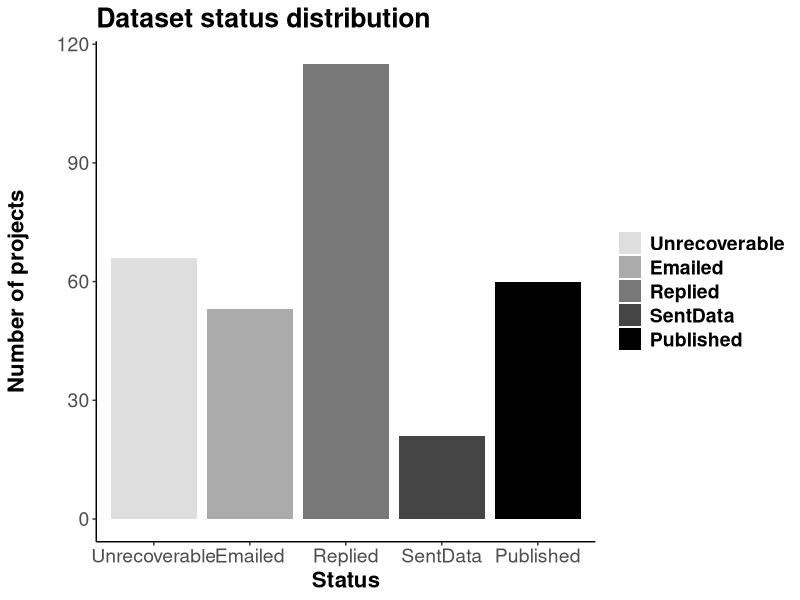

Reproduce this figure in R. (Note: this script raises an error after producing the figure.)
## ---- chunk 1

library(knitr)
library(dplyr)
library(readr)
library(ggplot2)
library(reshape2)
library(grid)
library(gridExtra)
library(gtable)
library(cowplot)

rslt=read.csv('data/archResRevised2.csv',header=T,stringsAsFactors=F)
rslt[rslt$Status=='published','Status']<-'Published'

rslt$succ=ifelse(rslt$Status %in% c('Published','SentData','Revised'),0,1)
rslt$statSucc=ifelse(rslt$Status %in% c('Published','SentData','Revised'),1,2) # 1 = success, 2 = not successful

agDes=read.csv('data/ecoInfoAgencyDesig.csv',header=T,stringsAsFactors=T,col.names=c('agency','agGrp','agSubGrp'))
agDes$agGrp=gsub('nonProf','private',agDes$agGrp)

rslt2=merge(rslt,agDes,all.x=T)
rslt2=rslt2 %>%
  filter(!end>2010) 
## ---- chunk 2

overall=table(rslt2$Status)
overallLong=melt(overall)
colnames(overallLong)=c('Status','nDatasets')
overall2=overallLong %>%
  mutate(prop=nDatasets/sum(nDatasets))

possible=overallLong %>%
  filter(!Status=='Unrecoverable') %>%
  mutate(prop=nDatasets/sum(nDatasets))

statusOrd=c('Unrecoverable','Emailed','Replied','SentData','Revised','Published')
#rslt2$Status=as.factor(rslt2$Status,levels=statusOrd,ordered=T)
statGrey=c('Unrecoverable'='gray87',
             'Emailed'='gray67',
             'Replied'='gray47',
             'SentData'='gray27',
             'Revised'='grey7',
             'Published'='black')

statPlot=ggplot()+
  geom_bar(data=rslt2,
                 aes(x=factor(Status,levels=statusOrd,ordered=T),fill=Status))+
  scale_fill_manual(labels=statusOrd,breaks=statusOrd,values=statGrey)+
  theme(legend.title=element_blank())+
  theme(panel.grid.major = element_blank(),
        panel.grid.minor = element_blank(),
        panel.border = element_blank(),
        panel.background = element_blank())+
  #theme(axis.text.x = element_text(angle=90))+
  xlab('Status')+
  ylab('Number of projects\n')+
  ggtitle('Dataset status distribution')+
  theme(axis.text=element_text(size=14),
        title=element_text(size=16,face="bold"),
        legend.text = element_text(size = 14, face = "bold"))+
  theme(axis.line.x = element_line(color="black"),
        axis.line.y = element_line(color="black"))

statPlot

## ---- chunk 3

catYN=as.data.frame(table(rslt2$dataType,rslt2$succ))
colnames(catYN)=c('category','succ','nDatasets')

broadSpl=strsplit(as.character(catYN$category),'-')
catYN$broad=sapply(broadSpl,function(x) x[1])
bioSub=sapply(broadSpl,function(x) x[2])

bioYN=catYN %>%
  filter(broad=='biological') %>%
  mutate(subCat=na.omit(bioSub)) %>%
  group_by(category) %>%
  mutate(grpTots=sum(nDatasets)) %>%
  mutate(prop=nDatasets/grpTots)

bioYN$subCat=factor(bioYN$subCat,levels=c("habitat",'plankton','benthicInverts','fish','birds','mammals'))

##### general fields (biology grouped)

sums=bioYN %>%
  group_by(succ) %>%
  summarise(nDatasets=sum(nDatasets)) %>%
  mutate(category='biological') %>%
  select(category,succ,nDatasets)

broadDf=catYN %>%
  filter(!broad=='biological') %>%
  group_by(broad) %>%
  mutate(grpTots=sum(nDatasets)) %>%
  mutate(prop=nDatasets/grpTots)
  
broadDf$category<-factor(broadDf$category,levels=c('physical',"biological",'social',"oil",'modeling'))
broadDf[9:10,]<-sums
broadDf[9:10,'prop'] <- c(broadDf$nDatasets[9]/sum(sums$nDatasets),broadDf$nDatasets[10]/sum(sums$nDatasets))
broadDf[9:10,'grpTots'] <- sum(sums$nDatasets)

broadNds=ggplot(broadDf[broadDf$succ==0,],aes(x=category,y=grpTots))+
  geom_bar(stat = "identity",fill="grey")+
  theme(axis.line=element_line('black'),
        panel.grid.major = element_blank(),
        panel.grid.minor = element_blank(),
        panel.border = element_blank(),
        panel.background = element_blank())+
  theme(axis.text.x = element_blank(),
        axis.title.x = element_blank())+
  ggtitle('General fields')+
  ylab('Number of projects\n')+
  theme(axis.text=element_text(size=14),
        title=element_text(size=16,face="bold"))+
  theme(axis.line.x = element_line(color="black"),
        axis.line.y = element_line(color="black"))
  
broadPerc=ggplot(broadDf[broadDf$succ==0,],aes(x=category,y=(prop*100)))+
  geom_bar(stat = "identity",fill="black")+
  scale_x_discrete(labels=c('physical',"biological",'social',"oil",'modeling'))+
  theme(axis.line=element_line('black'),
        panel.grid.major = element_blank(),
        panel.grid.minor = element_blank(),
        panel.border = element_blank(),
        panel.background = element_blank(),
        axis.text.x = element_text(angle=90))+
  xlab('Field')+
  ylab('% successful\n')+
  ylim(0,63)+
  theme(axis.text=element_text(size=14),
        title=element_text(size=16,face="bold"))+
  theme(axis.line.x = element_line(color="black"),
        axis.line.y = element_line(color="black"))+
  annotate("text", x = 1, y=broadDf$prop[[3]]*100+2, label = as.character(broadDf[broadDf$category=="physical" & broadDf$succ==0,"grpTots"]))+
  annotate("text", x = 2, y=broadDf$prop[[9]]*100+2, label = as.character(broadDf[broadDf$category=="biological" & broadDf$succ==0,"grpTots"]))+
  annotate("text", x = 3, y=broadDf$prop[[4]]*100+2, label = as.character(broadDf[broadDf$category=="social" & broadDf$succ==0,"grpTots"]))+
  annotate("text", x = 4, y=broadDf$prop[[2]]*100+2, label = as.character(broadDf[broadDf$category=="oil" & broadDf$succ==0,"grpTots"]))+
  annotate("text", x = 5, y=broadDf$prop[[1]]*100+2, label = as.character(broadDf[broadDf$category=="modeling" & broadDf$succ==0,"grpTots"]))

#biology fields

bioPerc=ggplot(bioYN[bioYN$succ==0,],aes(x=subCat,y=(prop*100)))+
  geom_bar(stat = "identity",fill="black")+
  scale_x_discrete(labels=c("habitat","plankton","inverts","fish","birds","mammals"))+
  theme(axis.line=element_line('black'),
        panel.grid.major = element_blank(),
        panel.grid.minor = element_blank(),
        panel.border = element_blank(),
        panel.background = element_blank())+
  theme(axis.text.x = element_text(angle=90),
        axis.title.y = element_blank())+
  ylim(0,63)+
  xlab('Bio Field')+
  #ylab('% successful')+
  theme(axis.text=element_text(size=14),
        title=element_text(size=16,face="bold"))+
  theme(axis.line.x = element_line(color="black"),
        axis.line.y = element_line(color="black"))+
  annotate("text", x = 1, y=bioYN$prop[[4]]*100+3, label = as.character(bioYN[bioYN$category=="biological-habitat" & bioYN$succ==0,"grpTots"]))+
  annotate("text", x = 2, y=bioYN$prop[[6]]*100+3, label = as.character(bioYN[bioYN$category=="biological-plankton" & bioYN$succ==0,"grpTots"]))+
  annotate("text", x = 3, y=bioYN$prop[[1]]*100+3, label = as.character(bioYN[bioYN$category=="biological-benthicInverts" & bioYN$succ==0,"grpTots"]))+
  annotate("text", x = 4, y=bioYN$prop[[3]]*100+3, label = as.character(bioYN[bioYN$category=="biological-fish" & bioYN$succ==0,"grpTots"]))+
  annotate("text", x = 5, y=bioYN$prop[[2]]*100+3, label = as.character(bioYN[bioYN$category=="biological-birds" & bioYN$succ==0,"grpTots"]))+
  annotate("text", x = 6, y=bioYN$prop[[5]]*100+3, label = as.character(bioYN[bioYN$category=="biological-mammals" & bioYN$succ==0,"grpTots"]))

bioNds=ggplot(bioYN[bioYN$succ==0,],aes(x=subCat,y=grpTots))+
  geom_bar(stat = "identity",fill="grey")+
  theme(axis.line=element_line('black'),
        panel.grid.major = element_blank(),
        panel.grid.minor = element_blank(),
        panel.border = element_blank(),
        panel.background = element_blank())+
  theme(axis.text.x = element_blank(),
        axis.title = element_blank())+
  #ylim=c(0,300)+
  ggtitle('Biology sub-fields')+
  ylab('Number of projects\n')+
  theme(axis.text=element_text(size=14),
        title=element_text(size=16,face="bold"))+
  theme(axis.line.x = element_line(color="black"),
        axis.line.y = element_line(color="black"))

# grid.arrange(broadNds,bioNds,broadPerc,bioPerc, ncol = 2,heights=c(1,1.5))

plot_grid(broadNds,bioNds,broadPerc,bioPerc, ncol = 2, rel_heights=c(0.5,1),align="v")

## ---- chunk 4
secSubYN=as.data.frame(table(rslt2$agSubGrp,rslt2$succ))
colnames(secSubYN)=c('subSector','succ','nDatasets')

secSubYN2=secSubYN %>%
  group_by(subSector) %>%
  mutate(grpTots=sum(nDatasets)) %>%
  mutate(prop=nDatasets/grpTots)
secSubYN2$subSector=factor(secSubYN2$subSector,levels=c("gov_fed","gov_state","academia","nonProf","private","tribe"),ordered = T)

subSecNds=ggplot(secSubYN2,aes(x=subSector,y=nDatasets))+
  geom_bar(stat = "identity",fill="grey")+
  theme(axis.line=element_line('black'),
        panel.grid.major = element_blank(),
        panel.grid.minor = element_blank(),
        panel.border = element_blank(),
        panel.background = element_blank())+
  theme(axis.text.x = element_blank(),
        axis.title.x = element_blank())+
  ylab('Number of projects\n')+
  theme(axis.text=element_text(size=14),
        title=element_text(size=16,face="bold"))+
  theme(axis.line.x = element_line(color="black"),
        axis.line.y = element_line(color="black"))

subSecPerc=ggplot(secSubYN2[secSubYN2$succ==0,],aes(x=subSector,y=as.numeric(prop*100)))+
  geom_bar(stat = "identity",fill="black")+
  scale_x_discrete(breaks=levels(secSubYN2$subSector),
                   labels=c("Gov - fed","Gov - State","academia","non-profit","for-profit","AK native"))+
  theme(axis.line=element_line('black'),
        panel.grid.major = element_blank(),
        panel.grid.minor = element_blank(),
        panel.border = element_blank(),
        panel.background = element_blank(),
        axis.text.x = element_text(angle=90))+
  xlab('\nSector')+
  ylab('% successful\n')+
  ylim(0,63)+
  #ggtitle('Percent success by research sector type')+
  theme(axis.text=element_text(size=14),
        title=element_text(size=16,face="bold"))+
  theme(axis.line.x = element_line(color="black"),
        axis.line.y = element_line(color="black"))+
  annotate("text", x = 1, y=secSubYN2$prop[[2]]*100+3, label = as.character(secSubYN2[secSubYN2$subSector=="gov_fed" & secSubYN2$succ==0,"grpTots"]))+
  annotate("text", x = 2, y=secSubYN2$prop[[3]]*100+3, label = as.character(secSubYN2[secSubYN2$subSector=="gov_state" & secSubYN2$succ==0,"grpTots"]))+
  annotate("text", x = 3, y=secSubYN2$prop[[1]]*100+3, label = as.character(secSubYN2[secSubYN2$subSector=="academia" & secSubYN2$succ==0,"grpTots"]))+
  annotate("text", x = 4, y=secSubYN2$prop[[4]]*100+3, label = as.character(secSubYN2[secSubYN2$subSector=="nonProf" & secSubYN2$succ==0,"grpTots"]))+
  annotate("text", x = 5, y=secSubYN2$prop[[5]]*100+3, label = as.character(secSubYN2[secSubYN2$subSector=="private" & secSubYN2$succ==0,"grpTots"]))+
  annotate("text", x = 6, y=secSubYN2$prop[[6]]*100+3, label = as.character(secSubYN2[secSubYN2$subSector=="tribe" & secSubYN2$succ==0,"grpTots"]))

# grid.arrange(subSecNds, subSecPerc, ncol = 1, heights=c(1,1.75))
plot_grid(subSecNds, subSecPerc, ncol = 1, rel_heights=c(1,1.75),align="v")

## ---- chunk 5

rslt2$succ<-ifelse(rslt2$Status %in% c('Unrecoverable','Emailed','Replied'),1,0)

endYr=rslt2 %>%
  filter(!end<1989) %>%
  filter(!end>2010) %>%
  select(succ,end)

endYrs=as.data.frame(table(endYr$end,endYr$succ))
colnames(endYrs)=c('year','succ','freq')
endYrs<- mutate(endYrs,since=(2012-as.numeric(paste(endYrs$year))))

yrsPropEnd<-endYrs %>%
  group_by(as.character(year)) %>%
  mutate(yrSum=sum(freq)) %>%
  mutate(prop=freq/yrSum)

yrsNds=ggplot(yrsPropEnd[yrsPropEnd$succ==0,],aes(x=since,y=yrSum)) +
  geom_bar( stat="identity",fill="grey")+
  theme(axis.line=element_line('black'),
        panel.grid.major = element_blank(),
        panel.grid.minor = element_blank(),
        panel.border = element_blank(),
        panel.background = element_blank(),
        axis.title.y=element_text(color="black"),
        axis.title.x=element_blank())+
  xlim(min(endYrs$since),max(endYrs$since))+
  #ylim(0,100)+ 
  #xlab('Years since funding award')+
  ylab('Number\nof projects')+
  theme(legend.position="none",
        axis.text=element_text(size=14),
        title=element_text(size=16,face="bold"),
        axis.line.x = element_line(color="black"),
        axis.line.y = element_line(color="black"))


yrsPerc=ggplot(yrsPropEnd[yrsPropEnd$succ==0,],aes(x=since,y=as.numeric(prop*100)))+
  geom_bar(stat = "identity",fill="black")+
  xlim(min(endYrs$since),max(endYrs$since))+
  theme(axis.line=element_line('black'),
        panel.grid.major = element_blank(),
        panel.grid.minor = element_blank(),
        panel.border = element_blank(),
        panel.background = element_blank())+
  xlab('Age of data (years)')+
  ylab('% successful\n')+
  ylim(0,63)+
  theme(axis.text=element_text(size=14),
        title=element_text(size=16,face="bold"))+
  theme(axis.line.x = element_line(color="black"),
        axis.line.y = element_line(color="black"))

# grid.arrange(yrsNds, yrsPerc, ncol = 1, heights=c(1,1.5))
plot_grid(yrsNds, yrsPerc, ncol = 1, rel_heights=c(1,1.5),align="v")
## ---- chunk 6
reas=rslt2 %>%
  filter(Status=='Unrecoverable') %>%
  filter(!reason=="no data generated") %>%
  filter(!reason=="data uvailable") %>%
  select(Status,reason)
reasTab=as.data.frame(table(reas$reason))
colnames(reasTab)=c('reason','nDatasets')

## add in status = 'emailed' to 'no contact info' & status = "replied" to unwilling to share? ...discuss with group

reasTab[reasTab$reason=='no contact info',"nDatasets"] <- (reasTab[reasTab$reason=='no contact info',"nDatasets"] + length(rslt2[rslt2$Status=='Emailed','Status'])) 

levels(reasTab$reason)=c(levels(reasTab$reason),'communication lost')

reasTab[6,]<-c('communication lost', length(rslt2[rslt2$Status=='Replied','Status'])+1)# +1 for one of the 'data unavailable' datasets, add the other to "data lost"
reasTab[1,2]<-as.numeric(as.character(reasTab[reasTab$reason=="data lost","nDatasets"]))+1

reasTab<-arrange(reasTab,as.numeric(nDatasets))
reasTab$reason<-factor(reasTab$reason,levels = reasTab$reason,ordered = T)

reasTot=sum(as.numeric(reasTab$nDatasets))
reasTab$perc=as.numeric(reasTab$nDatasets)/reasTot

whyNot<-ggplot(reasTab,aes(x=reason,y=as.numeric(perc)*100))+
  geom_bar(stat = "identity")+
  coord_flip()+
  theme(axis.line=element_line('black'),
        panel.grid.major = element_blank(),
        panel.grid.minor = element_blank(),
        panel.border = element_blank(),
        panel.background = element_blank())+
  #theme(axis.text.x = element_text(angle=90))+
  ylim(0,63)+
  xlab('')+
  ylab('\nPercent of unsuccessful projects')+
  ggtitle('Why are data not recovered?')+
  theme(axis.text=element_text(size=14),
        title=element_text(size=16,face="bold"))+
  theme(axis.line.x = element_line(color="black"),
        axis.line.y = element_line(color="black")) ## *** add each n as text above bar
whyNot
